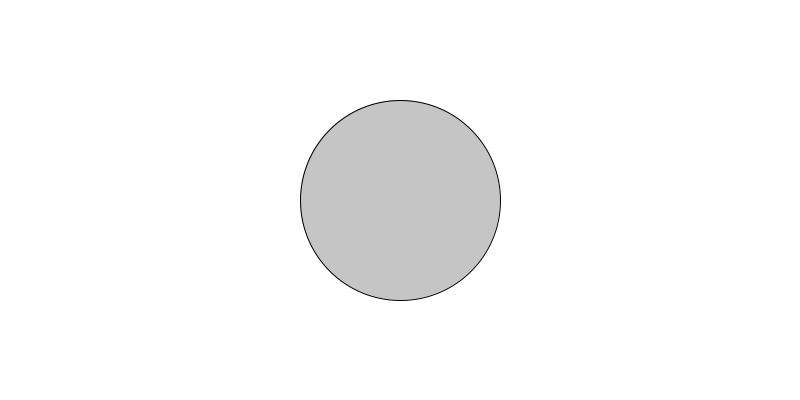
Frame 1 (no input)
Frame 60 (the mouse pressed at the canvas centre just before this capture): identical to frame 1, image omitted
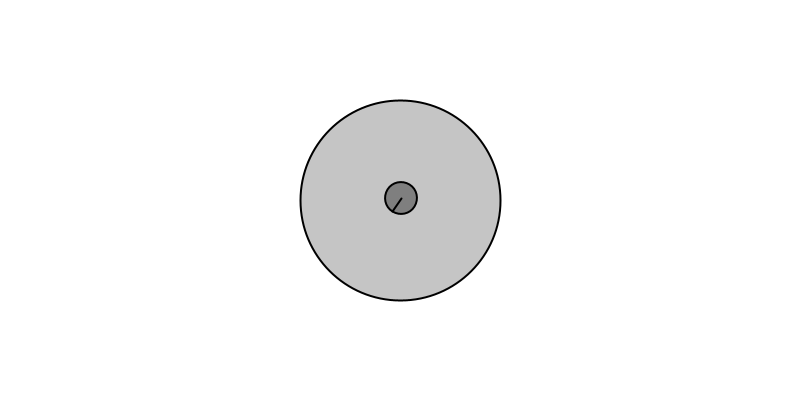
Frame 120 (the mouse held since frame 60 and released just before this capture)

The Processing sketch that drew these frames (run headless with seeded random() and noise(); from frame 60 on, the mouse is pressed at the canvas centre):

// Processing sketch: Reynolds_arriving_circle
// ── Reynolds_arriving_circle.pde
ArrayList<Vehicle> vehicles;
PVector target;
void setup(){
  size(800,400);
  vehicles=new ArrayList<Vehicle>();
  target=new PVector(width/2,height/2);

}

void draw(){
  background(255);
  fill(127,115);
  ellipse(target.x,target.y,200,200);
  for(Vehicle v: vehicles){
    v.arrive(target);
    v.update();
    v.display();
  }
}

void mousePressed(){
  vehicles.add(new Vehicle(mouseX,mouseY));
}
// ── Vehicle.pde
class Vehicle{
  PVector location, velocity, acceleration;
  float maxforce, maxspeed;
  
  Vehicle(float x, float y){
    location=new PVector(x,y);
    velocity=new PVector(random(-2,2),random(-2,2));
    acceleration=new PVector();
    
    maxforce=0.1;
    maxspeed=4;
  }
  
  void applyForce(PVector force){
    acceleration.add(force);
  }
  
  void arrive(PVector target){
    PVector desired=PVector.sub(target,location);
    float d=desired.mag();
    desired.normalize();
    
    if(d<200) {
      float m=map(d,0,200,0,maxspeed);
      desired.mult(m);
    }else{
      desired.mult(maxspeed);
    }
    
    PVector steer=PVector.sub(desired,velocity);
    steer.limit(maxforce);
    applyForce(steer);
  }
    
  
  void display(){
    float r=16;
    float angle=velocity.heading();
    pushMatrix();
    translate(location.x,location.y);
    rotate(angle);
    fill(127);
    stroke(0);
    strokeWeight(2);
    ellipse(0,0,r*2,r*2);
    // Let's add a line so we can see the rotation
    line(0,0,r,0);
    popMatrix();
  }
  
  void update(){
    velocity.add(acceleration);
    location.add(velocity);
    
    acceleration.mult(0);
  }
}
